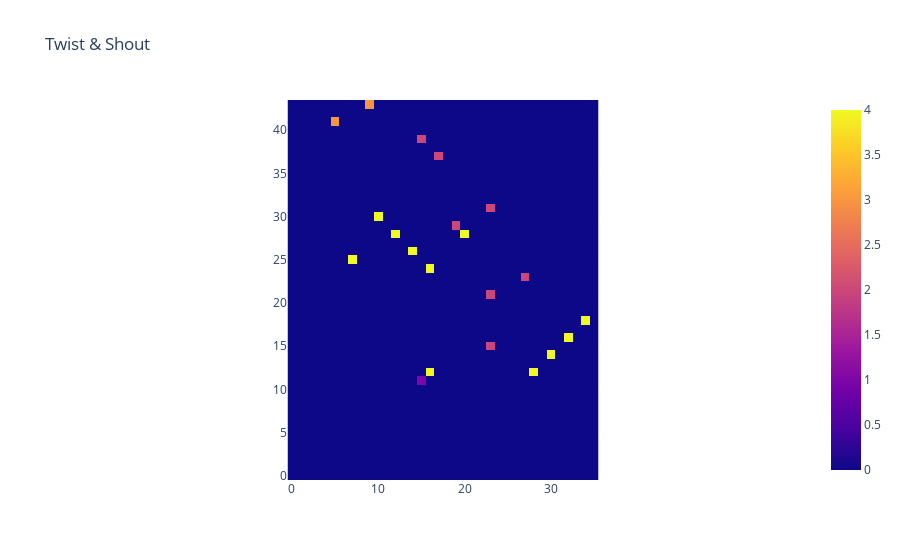

The code cell stored with this chart in its notebook:
### Code cell
swooped = df[df["name"] == "swooped"].iloc[0]["frames"]


def encode_frame(frames: str, angle: int, difficulty: float) -> torch.Tensor:
    matrix = torch.zeros((36, 44), dtype=torch.long)
    for frame in frames.split("p")[1:]:
        hold_id, color = frame.split("r")
        hold_id, color = int(hold_id), int(color) - 12
        try:
            hold = holds.loc[hold_id]
        except:
            print("Cant' find hold", hold_id, color)
            continue
        x, y = (hold.x - 4) // 4, (hold.y - 4) // 4
        matrix[x, y] = color +1
    return matrix

index = 300
print(df.iloc[index]['frames'], df.iloc[index]['name'])
px.imshow(encode_frame(df.loc[index, "frames"], 40, 10).t(), origin="lower", title=df.iloc[index]['name'])

### Figure 1 — Plotly figure (JSON) as saved in the notebook; plotly's stock layout.template omitted (floating-point values rounded to 4 significant figures; data arrays with more than 128 entries replaced by an {"elided": "..."} marker saying what was removed)
{"data": [{"coloraxis": "coloraxis", "hovertemplate": "x: %{x}<br>y: %{y}<br>color: %{z}<extra></extra>", "name": "0", "type": "heatmap", "xaxis": "x", "yaxis": "y", "z": {"elided": "44x36 int values"}}], "layout": {"coloraxis": {"colorscale": [[0, "#0d0887"], [0.1111, "#46039f"], [0.2222, "#7201a8"], [0.3333, "#9c179e"], [0.4444, "#bd3786"], [0.5556, "#d8576b"], [0.6667, "#ed7953"], [0.7778, "#fb9f3a"], [0.8889, "#fdca26"], [1, "#f0f921"]]}, "title": {"text": "Twist & Shout"}, "xaxis": {"anchor": "y", "constrain": "domain", "domain": [0, 1], "scaleanchor": "y"}, "yaxis": {"anchor": "x", "autorange": true, "constrain": "domain", "domain": [0, 1]}}}
